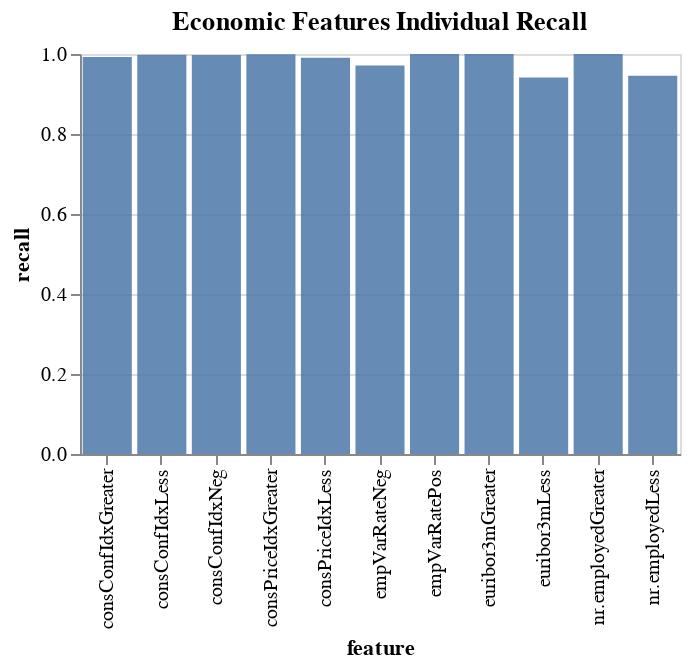

Notebook cell for this chart:
### Markdown cell above
### Stats Data

### Code cell
alt.Chart(label1_stats).mark_bar(opacity=0.85).encode(
    x="feature",
    y="recall"
).properties(
    width=300,
    height=200,
    title={'text': 'Economic Features Individual Recall'}
)

### Figure 1 — Vega-Lite specification as saved in the notebook (floating-point values rounded to 4 significant figures)
{"config": {"view": {"continuousWidth": 400, "continuousHeight": 300}}, "data": {"name": "data-707a82e14a4f1c4c9f935a358c78ce94"}, "mark": {"type": "bar", "opacity": 0.85}, "encoding": {"x": {"field": "feature", "type": "nominal"}, "y": {"field": "recall", "type": "quantitative"}}, "height": 200, "title": {"text": "Economic Features Individual Recall"}, "width": 300, "$schema": "https://vega.github.io/schema/vega-lite/v4.17.0.json", "datasets": {"data-707a82e14a4f1c4c9f935a358c78ce94": [{"otherLabels": "1", "precision": 0.9718, "recall": 1.0, "f1-score": 0.9857, "support": 4582.0, "feature": "empVarRatePos"}, {"otherLabels": "1", "precision": 0.8605, "recall": 0.9716, "f1-score": 0.9126, "support": 2672.0, "feature": "empVarRateNeg"}, {"otherLabels": "1", "precision": 0.9489, "recall": 0.9995, "f1-score": 0.9735, "support": 3682.0, "feature": "consPriceIdxGreater"}, {"otherLabels": "1", "precision": 0.893, "recall": 0.9909, "f1-score": 0.9394, "support": 3504.0, "feature": "consPriceIdxLess"}, {"otherLabels": "1", "precision": 0.9056, "recall": 0.9927, "f1-score": 0.9471, "support": 2870.0, "feature": "consConfIdxGreater"}, {"otherLabels": "1", "precision": 0.9345, "recall": 0.9984, "f1-score": 0.9654, "support": 4390.0, "feature": "consConfIdxLess"}, {"otherLabels": "1", "precision": 0.9199, "recall": 0.9978, "f1-score": 0.9573, "support": 7286.0, "feature": "consConfIdxNeg"}, {"otherLabels": "1", "precision": 0.9666, "recall": 1.0, "f1-score": 0.983, "support": 5262.0, "feature": "euribor3mGreater"}, {"otherLabels": "1", "precision": 0.8472, "recall": 0.9412, "f1-score": 0.8917, "support": 2008.0, "feature": "euribor3mLess"}, {"otherLabels": "1", "precision": 0.9662, "recall": 1.0, "f1-score": 0.9828, "support": 5199.0, "feature": "nr.employedGreater"}, {"otherLabels": "1", "precision": 0.8506, "recall": 0.9456, "f1-score": 0.8956, "support": 2078.0, "feature": "nr.employedLess"}]}}
